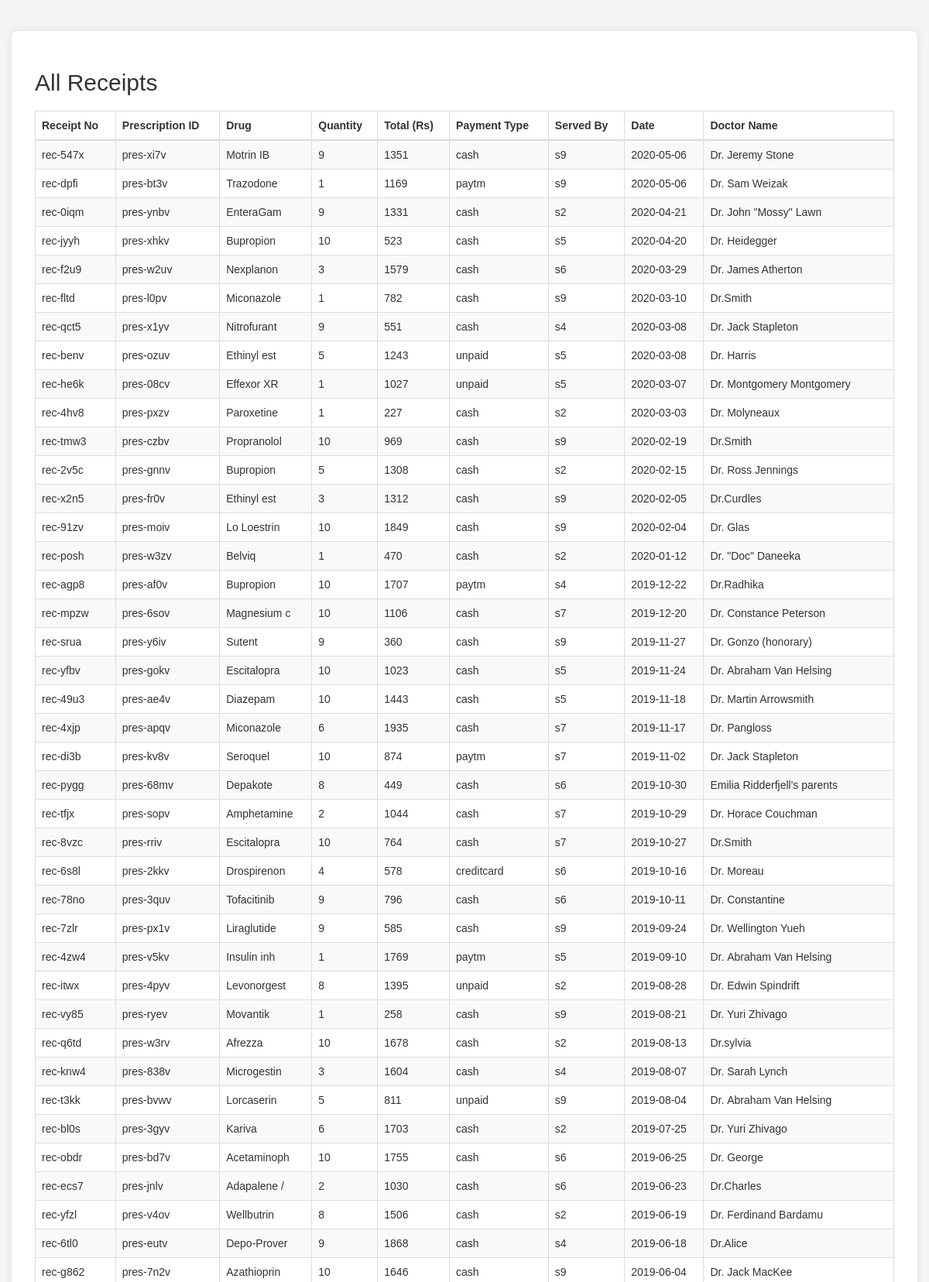
/receipts.php (signed in, upper part), run on the app's committed database.
### tables this page shows
CREATE TABLE `receipts` (
  `r_no` varchar(10) NOT NULL,
  `pres_id` varchar(10) NOT NULL,
  `drug` varchar(11) NOT NULL,
  `quantity` int(11) NOT NULL,
  `total` int(10) DEFAULT NULL,
  `pay_type` varchar(10) DEFAULT NULL,
  `served_by` varchar(20) DEFAULT NULL,
  `date` date DEFAULT NULL,
  `doctor_name` varchar(30) NOT NULL
);

### receipts.php (the view, shortened to what this page needs)
<?php
require_once "config.php";
$sql = "SELECT * FROM receipts ORDER BY date DESC";
?>
<!DOCTYPE html>
<html lang="en">
<head>
    <link rel="stylesheet" href="https://maxcdn.bootstrapcdn.com/bootstrap/3.3.7/css/bootstrap.min.css">
</head>
<body>
<div class="container">
    <h2>All Receipts</h2>
    <?php
    if ($res = mysqli_query($link, $sql)) {
        if (mysqli_num_rows($res) > 0) {
            echo "<table class='table table-striped table-bordered'>";
            echo "<thead><tr>";
            echo "<th>Receipt No</th>";
            echo "<th>Prescription ID</th>";
            echo "<th>Drug</th>";
            echo "<th>Quantity</th>";
            echo "<th>Total (Rs)</th>";
            echo "<th>Payment Type</th>";
            echo "<th>Served By</th>";
            echo "<th>Date</th>";
            echo "<th>Doctor Name</th>";
            echo "</tr></thead><tbody>";
            while ($row = mysqli_fetch_assoc($res)) {
                echo "<tr>";
                echo "<td>" . htmlspecialchars($row['r_no']) . "</td>";
                echo "<td>" . htmlspecialchars($row['pres_id']) . "</td>";
                echo "<td>" . htmlspecialchars($row['drug']) . "</td>";
                echo "<td>" . htmlspecialchars($row['quantity']) . "</td>";
                echo "<td>" . htmlspecialchars($row['total']) . "</td>";
                echo "<td>" . htmlspecialchars($row['pay_type']) . "</td>";
                echo "<td>" . htmlspecialchars($row['served_by']) . "</td>";
                echo "<td>" . htmlspecialchars($row['date']) . "</td>";
                echo "<td>" . htmlspecialchars($row['doctor_name']) . "</td>";
                echo "</tr>";
            }
            echo "</tbody></table>";
        } else {
            echo "<div class='alert alert-info'>No receipts found.</div>";
        }
    } else {
        echo "<div class='alert alert-danger'>ERROR: Could not execute query. " . mysqli_error($link) . "</div>";
    }
    ?>
</div>
</body>
</html>

### receipts.php (style rules this page uses)
body { padding-top: 40px; background-color: #f4f4f4; font-family: Arial, sans-serif; }
.container { background: white; padding: 30px; border-radius: 8px; box-shadow: 0 0 10px rgba(0,0,0,0.1); }
table { margin-top: 20px; }
h2 { margin-bottom: 20px; }

### data on the page
receipts: r_no "rec-547x", pres "pres-xi7v", drug "Motrin IB", quantity "9", total "1351", pay_type "cash", served_by "s9", date "2020-05-06", doctor_name "Dr. Jeremy Stone"
receipts: r_no "rec-dpfi", pres "pres-bt3v", drug "Trazodone", quantity "1", total "1169", pay_type "paytm", served_by "s9", date "2020-05-06", doctor_name "Dr. Sam Weizak"
receipts: r_no "rec-0iqm", pres "pres-ynbv", drug "EnteraGam", quantity "9", total "1331", pay_type "cash", served_by "s2", date "2020-04-21", doctor_name "Dr. John \"Mossy\" Lawn"
receipts: r_no "rec-jyyh", pres "pres-xhkv", drug "Bupropion", quantity "10", total "523", pay_type "cash", served_by "s5", date "2020-04-20", doctor_name "Dr. Heidegger"
receipts: r_no "rec-f2u9", pres "pres-w2uv", drug "Nexplanon", quantity "3", total "1579", pay_type "cash", served_by "s6", date "2020-03-29", doctor_name "Dr. James Atherton"
receipts: r_no "rec-fltd", pres "pres-l0pv", drug "Miconazole", quantity "1", total "782", pay_type "cash", served_by "s9", date "2020-03-10", doctor_name "Dr.Smith"
receipts: r_no "rec-qct5", pres "pres-x1yv", drug "Nitrofurant", quantity "9", total "551", pay_type "cash", served_by "s4", date "2020-03-08", doctor_name "Dr. Jack Stapleton"
receipts: r_no "rec-benv", pres "pres-ozuv", drug "Ethinyl est", quantity "5", total "1243", pay_type "unpaid", served_by "s5", date "2020-03-08", doctor_name "Dr. Harris"
receipts: r_no "rec-he6k", pres "pres-08cv", drug "Effexor XR", quantity "1", total "1027", pay_type "unpaid", served_by "s5", date "2020-03-07", doctor_name "Dr. Montgomery Montgomery"
receipts: r_no "rec-4hv8", pres "pres-pxzv", drug "Paroxetine", quantity "1", total "227", pay_type "cash", served_by "s2", date "2020-03-03", doctor_name "Dr. Molyneaux"
receipts: r_no "rec-tmw3", pres "pres-czbv", drug "Propranolol", quantity "10", total "969", pay_type "cash", served_by "s9", date "2020-02-19", doctor_name "Dr.Smith"
receipts: r_no "rec-2v5c", pres "pres-gnnv", drug "Bupropion", quantity "5", total "1308", pay_type "cash", served_by "s2", date "2020-02-15", doctor_name "Dr. Ross Jennings"
receipts: r_no "rec-x2n5", pres "pres-fr0v", drug "Ethinyl est", quantity "3", total "1312", pay_type "cash", served_by "s9", date "2020-02-05", doctor_name "Dr.Curdles"
receipts: r_no "rec-91zv", pres "pres-moiv", drug "Lo Loestrin", quantity "10", total "1849", pay_type "cash", served_by "s9", date "2020-02-04", doctor_name "Dr. Glas"
receipts: r_no "rec-posh", pres "pres-w3zv", drug "Belviq", quantity "1", total "470", pay_type "cash", served_by "s2", date "2020-01-12", doctor_name "Dr. \"Doc\" Daneeka"
receipts: r_no "rec-agp8", pres "pres-af0v", drug "Bupropion", quantity "10", total "1707", pay_type "paytm", served_by "s4", date "2019-12-22", doctor_name "Dr.Radhika"
receipts: r_no "rec-mpzw", pres "pres-6sov", drug "Magnesium c", quantity "10", total "1106", pay_type "cash", served_by "s7", date "2019-12-20", doctor_name "Dr. Constance Peterson"
receipts: r_no "rec-srua", pres "pres-y6iv", drug "Sutent", quantity "9", total "360", pay_type "cash", served_by "s9", date "2019-11-27", doctor_name "Dr. Gonzo (honorary)"
receipts: r_no "rec-yfbv", pres "pres-gokv", drug "Escitalopra", quantity "10", total "1023", pay_type "cash", served_by "s5", date "2019-11-24", doctor_name "Dr. Abraham Van Helsing"
receipts: r_no "rec-49u3", pres "pres-ae4v", drug "Diazepam", quantity "10", total "1443", pay_type "cash", served_by "s5", date "2019-11-18", doctor_name "Dr. Martin Arrowsmith"
receipts: r_no "rec-4xjp", pres "pres-apqv", drug "Miconazole", quantity "6", total "1935", pay_type "cash", served_by "s7", date "2019-11-17", doctor_name "Dr. Pangloss"
receipts: r_no "rec-di3b", pres "pres-kv8v", drug "Seroquel", quantity "10", total "874", pay_type "paytm", served_by "s7", date "2019-11-02", doctor_name "Dr. Jack Stapleton"
receipts: r_no "rec-pygg", pres "pres-68mv", drug "Depakote", quantity "8", total "449", pay_type "cash", served_by "s6", date "2019-10-30", doctor_name "Emilia Ridderfjell's parents"
receipts: r_no "rec-tfjx", pres "pres-sopv", drug "Amphetamine", quantity "2", total "1044", pay_type "cash", served_by "s7", date "2019-10-29", doctor_name "Dr. Horace Couchman"
receipts: r_no "rec-8vzc", pres "pres-rriv", drug "Escitalopra", quantity "10", total "764", pay_type "cash", served_by "s7", date "2019-10-27", doctor_name "Dr.Smith"
receipts: r_no "rec-6s8l", pres "pres-2kkv", drug "Drospirenon", quantity "4", total "578", pay_type "creditcard", served_by "s6", date "2019-10-16", doctor_name "Dr. Moreau"
receipts: r_no "rec-78no", pres "pres-3quv", drug "Tofacitinib", quantity "9", total "796", pay_type "cash", served_by "s6", date "2019-10-11", doctor_name "Dr. Constantine"
receipts: r_no "rec-7zlr", pres "pres-px1v", drug "Liraglutide", quantity "9", total "585", pay_type "cash", served_by "s9", date "2019-09-24", doctor_name "Dr. Wellington Yueh"
receipts: r_no "rec-4zw4", pres "pres-v5kv", drug "Insulin inh", quantity "1", total "1769", pay_type "paytm", served_by "s5", date "2019-09-10", doctor_name "Dr. Abraham Van Helsing"
receipts: r_no "rec-itwx", pres "pres-4pyv", drug "Levonorgest", quantity "8", total "1395", pay_type "unpaid", served_by "s2", date "2019-08-28", doctor_name "Dr. Edwin Spindrift"
receipts: r_no "rec-vy85", pres "pres-ryev", drug "Movantik", quantity "1", total "258", pay_type "cash", served_by "s9", date "2019-08-21", doctor_name "Dr. Yuri Zhivago"
receipts: r_no "rec-q6td", pres "pres-w3rv", drug "Afrezza", quantity "10", total "1678", pay_type "cash", served_by "s2", date "2019-08-13", doctor_name "Dr.sylvia"
receipts: r_no "rec-knw4", pres "pres-838v", drug "Microgestin", quantity "3", total "1604", pay_type "cash", served_by "s4", date "2019-08-07", doctor_name "Dr. Sarah Lynch"
receipts: r_no "rec-t3kk", pres "pres-bvwv", drug "Lorcaserin", quantity "5", total "811", pay_type "unpaid", served_by "s9", date "2019-08-04", doctor_name "Dr. Abraham Van Helsing"
receipts: r_no "rec-bl0s", pres "pres-3gyv", drug "Kariva", quantity "6", total "1703", pay_type "cash", served_by "s2", date "2019-07-25", doctor_name "Dr. Yuri Zhivago"
receipts: r_no "rec-obdr", pres "pres-bd7v", drug "Acetaminoph", quantity "10", total "1755", pay_type "cash", served_by "s6", date "2019-06-25", doctor_name "Dr. George"
receipts: r_no "rec-ecs7", pres "pres-jnlv", drug "Adapalene /", quantity "2", total "1030", pay_type "cash", served_by "s6", date "2019-06-23", doctor_name "Dr.Charles"
receipts: r_no "rec-yfzl", pres "pres-v4ov", drug "Wellbutrin", quantity "8", total "1506", pay_type "cash", served_by "s2", date "2019-06-19", doctor_name "Dr. Ferdinand Bardamu"
receipts: r_no "rec-6tl0", pres "pres-eutv", drug "Depo-Prover", quantity "9", total "1868", pay_type "cash", served_by "s4", date "2019-06-18", doctor_name "Dr.Alice"
receipts: r_no "rec-g862", pres "pres-7n2v", drug "Azathioprin", quantity "10", total "1646", pay_type "cash", served_by "s9", date "2019-06-04", doctor_name "Dr. Jack MacKee"
